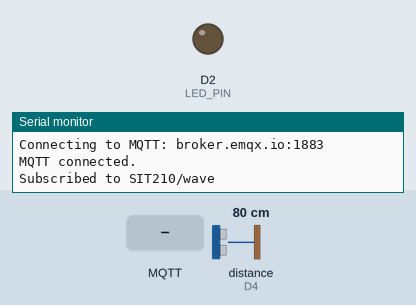
Bench run of a sketch on a simulated Arduino Nano 33 IoT. Shown: output pins drawn as LEDs (lit = HIGH), the last lines printed to the serial monitor. Wiring (inferred from the names in the program): ultrasonic range finder: trigger D5; echo D4. Dashed ring = blinking. The inputs (shaded band) are chosen by the test bench; at power-on: distance to the obstacle (sensor on D4) 80 cm. The echo pulse lasts 58.3 µs per cm; WiFi joins after 1.5 s; servers stay silent unless stated; random numbers use the default seed unless the sketch sets one; no MQTT or app messages arrive unless stated; pins used as bus, display or sensor lines are not drawn.

Above: at 2.7 s.
2.8 s: MQTT message "PAT:" arrives on the first subscribed topic
At 3.3 s:
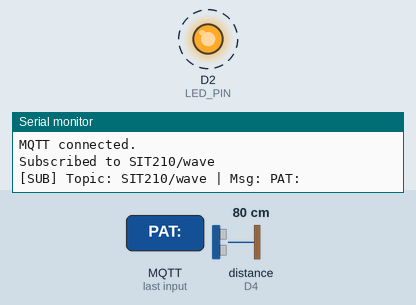
5.8 s: MQTT message "1" arrives on the first subscribed topic
At 7.2 s:
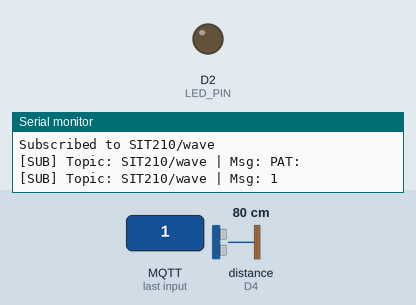
8.8 s: MQTT message "on" arrives on the first subscribed topic
At 8.9 s:
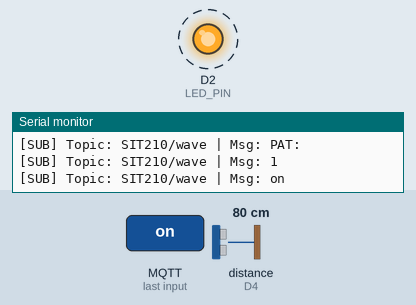
Timing chart, 0 to 11.8 s (numbered marks = the images above; inputs shaded):
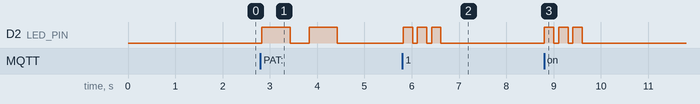

Measured:
- after the input at 2.8 s, D2 (LED_PIN): alternates HIGH for 0.60 s and LOW for 0.40 s, 4 changes in all, then stays LOW, starting at once
- after the input at 5.8 s, D2 (LED_PIN): alternates HIGH for 0.20 s and LOW for 0.10 s, 6 changes in all, then stays LOW, starting at once
- after the input at 8.8 s, D2 (LED_PIN): alternates HIGH for 0.20 s and LOW for 0.10 s, 6 changes in all, then stays LOW, starting at once

The sketch:

3.3D.ino
```cpp
#include <WiFiNINA.h>
#include <PubSubClient.h>

// ---------- USER SETTINGS ----------
const char* WIFI_SSID     = "Ok Bro";
const char* WIFI_PASSWORD = "        ";

// Task sheet: use EMQX public broker and port 1883
// Broker: broker.emqx.io, Port: 1883  (per SIT210 3.3D instructions)
const char* MQTT_SERVER = "broker.emqx.io";
const uint16_t MQTT_PORT = 1883;

// Topic per task sheet
const char* TOPIC = "SIT210/wave"; // publish + subscribe

// Put YOUR NAME here exactly as you want in the payload
const char* YOUR_NAME = "Jaideep Gera";

// ---------- PINS ----------
#define TRIG_PIN   5
#define ECHO_PIN  4   // Use a voltage divider on Echo (5V -> ~3.0-3.3V)
#define LED_PIN    2   // or use LED_BUILTIN

// ---------- ULTRASONIC / GESTURE TUNING ----------
const unsigned long MAX_ECHO_TIME = 30000UL; // ~5m timeout
const float SOUND_SPEED_CM_PER_US = 0.0343f;

// Gesture thresholds
const int NEAR_WAVE_CM = 15;  // near threshold for wave
const int NEAR_PAT_CM  = 12;  // near threshold for pat
const unsigned long PAT_MAX_MS   = 200;  // quick tap
const unsigned long WAVE_MIN_MS  = 300;  // linger a bit
const unsigned long WAVE_MAX_MS  = 1500; // but not too long

// ---------- GLOBALS ----------
WiFiClient wifiClient;
PubSubClient mqttClient(wifiClient);

enum NearState { FAR, NEAR };
NearState state = FAR;
unsigned long nearStartMs = 0;
int lastDistance = 999;

void flashQuickWave() {
  // 3 quick flashes: 200ms ON, 100ms OFF
  for (int i = 0; i < 3; i++) {
    digitalWrite(LED_PIN, HIGH); delay(200);
    digitalWrite(LED_PIN, LOW);  delay(100);
  }
}

void flashSlowPat() {
  // 2 slow pulses: 600ms ON, 400ms OFF
  for (int i = 0; i < 2; i++) {
    digitalWrite(LED_PIN, HIGH); delay(600);
    digitalWrite(LED_PIN, LOW);  delay(400);
  }
}

long readDistanceCm() {
  digitalWrite(TRIG_PIN, LOW);
  delayMicroseconds(2);
  digitalWrite(TRIG_PIN, HIGH);
  delayMicroseconds(10);
  digitalWrite(TRIG_PIN, LOW);

  unsigned long duration = pulseIn(ECHO_PIN, HIGH, MAX_ECHO_TIME);
  if (duration == 0) {
    return 999; // timeout => very far
  }
  float cm = (duration * SOUND_SPEED_CM_PER_US) / 2.0f;
  return (long)cm;
}

void publishWave() {
  char msg[64];
  snprintf(msg, sizeof(msg), "WAVE: %s", YOUR_NAME);
  mqttClient.publish(TOPIC, msg);
  Serial.print("[PUB] "); Serial.println(msg);
}

void publishPat() {
  char msg[64];
  snprintf(msg, sizeof(msg), "PAT: %s", YOUR_NAME);
  mqttClient.publish(TOPIC, msg);
  Serial.print("[PUB] "); Serial.println(msg);
}

void handleGestureLogic(int d) {
  bool nearForPat = (d <= NEAR_PAT_CM);
  bool nearForWave = (d <= NEAR_WAVE_CM);

  switch (state) {
    case FAR:
      if (nearForPat || nearForWave) {
        state = NEAR;
        nearStartMs = millis();
      }
      break;
    case NEAR: {
      // We’re near; check how long
      unsigned long held = millis() - nearStartMs;
      if (!nearForWave && !nearForPat) {
        // Hand moved away: classify based on how long it stayed near
        if (held <= PAT_MAX_MS) {
          publishPat();
        } else if (held >= WAVE_MIN_MS && held <= WAVE_MAX_MS) {
          publishWave();
        }
        state = FAR;
      }
    } break;
  }

  lastDistance = d;
}

void mqttCallback(char* topic, byte* payload, unsigned int length) {
  // Copy payload to a safe, null-terminated buffer
  static char buf[128];
  unsigned int n = (length < sizeof(buf) - 1) ? length : sizeof(buf) - 1;
  memcpy(buf, payload, n);
  buf[n] = '\0';

  Serial.print("[SUB] Topic: "); Serial.print(topic);
  Serial.print(" | Msg: "); Serial.println(buf);

  // LED reaction per requirement:
  // - Any message: flash 3x (wave)
  // - If message starts with "PAT:", flash differently
  if (strncmp(buf, "PAT:", 4) == 0) {
    flashSlowPat();
  } else {
    // Default for “WAVE:” or any other text
    flashQuickWave();
  }
}

void ensureWiFi() {
  if (WiFi.status() == WL_CONNECTED) return;

  Serial.print("Connecting to WiFi: "); Serial.println(WIFI_SSID);
  WiFi.begin(WIFI_SSID, WIFI_PASSWORD);
  unsigned long start = millis();
  while (WiFi.status() != WL_CONNECTED) {
    delay(500);
    Serial.print(".");
    if (millis() - start > 20000) { // 20s timeout
      Serial.println("\nWiFi connect retry...");
      WiFi.disconnect();
      WiFi.begin(WIFI_SSID, WIFI_PASSWORD);
      start = millis();
    }
  }
  Serial.print("\nWiFi connected. IP: ");
  Serial.println(WiFi.localIP());
}

void ensureMQTT() {
  if (mqttClient.connected()) return;

  Serial.print("Connecting to MQTT: ");
  Serial.print(MQTT_SERVER); Serial.print(":"); Serial.println(MQTT_PORT);

  while (!mqttClient.connected()) {
    String clientId = "Nano33IoT-" + String(random(0xffff), HEX);
    if (mqttClient.connect(clientId.c_str())) {
      Serial.println("MQTT connected.");
      mqttClient.subscribe(TOPIC); // subscribe per task sheet
      Serial.print("Subscribed to "); Serial.println(TOPIC);
    } else {
      Serial.print("Failed, rc="); Serial.print(mqttClient.state());
      Serial.println(" retrying in 2 seconds...");
      delay(2000);
    }
  }
}

void setup() {
  Serial.begin(115200);
  pinMode(TRIG_PIN, OUTPUT);
  pinMode(ECHO_PIN, INPUT);
  pinMode(LED_PIN, OUTPUT);

  ensureWiFi();
  mqttClient.setServer(MQTT_SERVER, MQTT_PORT);
  mqttClient.setCallback(mqttCallback);
}

void loop() {
  // Keep network + MQTT alive
  ensureWiFi();
  ensureMQTT();
  mqttClient.loop();

  // Read distance and run gesture detection
  int d = (int)readDistanceCm();
  handleGestureLogic(d);

  delay(30); // ~33 Hz sampling
}
```
